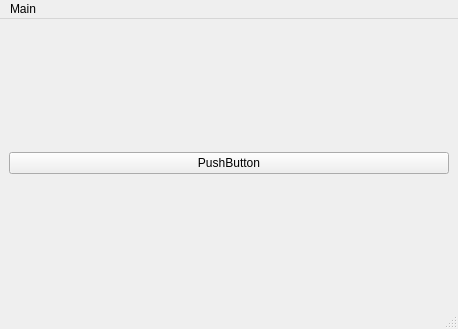
<?xml version="1.0" encoding="UTF-8"?>
<ui version="4.0">
 <class>MainWindow</class>
 <widget class="QMainWindow" name="MainWindow">
  <property name="geometry">
   <rect>
    <x>0</x>
    <y>0</y>
    <width>458</width>
    <height>329</height>
   </rect>
  </property>
  <property name="windowTitle">
   <string>MainWindow</string>
  </property>
  <widget class="QWidget" name="centralwidget">
   <layout class="QGridLayout" name="gridLayout">
    <item row="0" column="0">
     <widget class="QPushButton" name="pushButton_">
      <property name="text">
       <string>PushButton</string>
      </property>
     </widget>
    </item>
   </layout>
  </widget>
  <widget class="QMenuBar" name="menubar">
   <property name="geometry">
    <rect>
     <x>0</x>
     <y>0</y>
     <width>458</width>
     <height>21</height>
    </rect>
   </property>
   <widget class="QMenu" name="menuMain">
    <property name="title">
     <string>Main</string>
    </property>
    <addaction name="actionOthers"/>
   </widget>
   <addaction name="menuMain"/>
  </widget>
  <widget class="QStatusBar" name="statusbar"/>
  <action name="actionOthers">
   <property name="text">
    <string>Others</string>
   </property>
  </action>
 </widget>
 <resources/>
 <connections/>
</ui>
